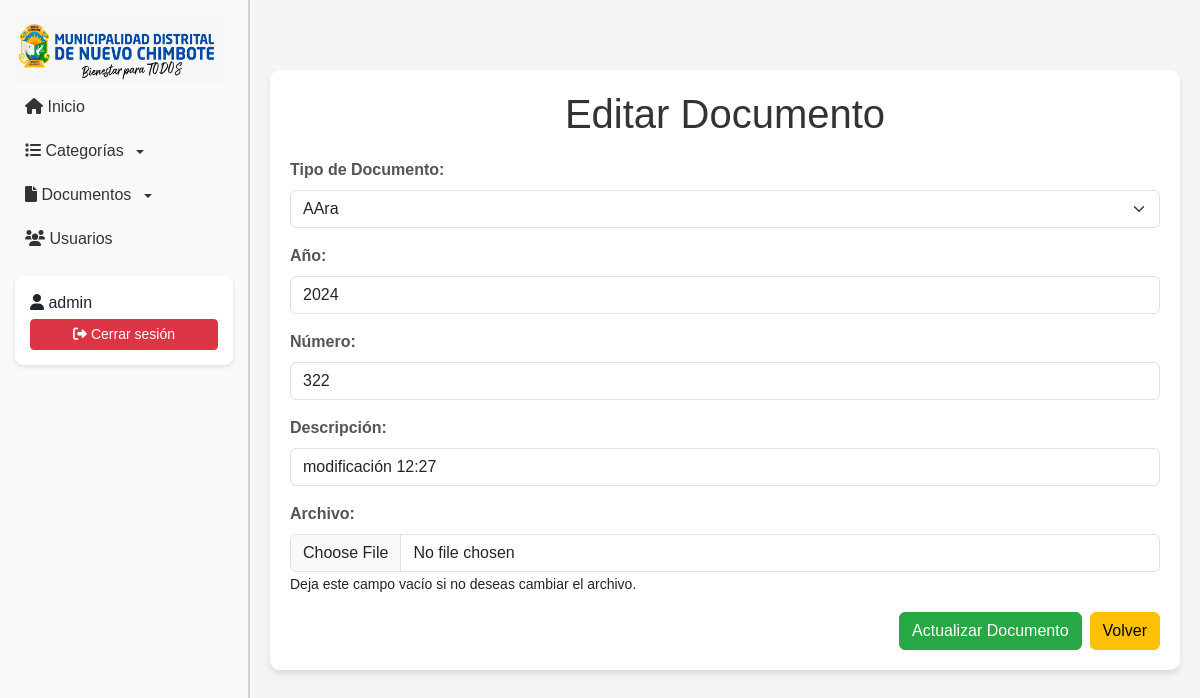
Page /admin/editar_documento.php?id=41 (signed in) on the committed database.
### tables this page shows
CREATE TABLE `documentos` (
  `id` int(10) UNSIGNED NOT NULL,
  `tipo` char(2) NOT NULL,
  `anno` char(4) NOT NULL,
  `numero` int(10) UNSIGNED NOT NULL,
  `fecha` date NOT NULL,
  `descripcion` varchar(255) NOT NULL
);

CREATE TABLE `tipos` (
  `id` int(10) UNSIGNED NOT NULL,
  `codigo` char(20) NOT NULL,
  `nombre` varchar(45) NOT NULL,
  `prefijo` char(2) NOT NULL,
  `estado` enum('activo','inactivo') NOT NULL DEFAULT 'activo'
);

### admin/editar_documento.php (the view, shortened to what this page needs)
<?php
require_once __DIR__ . '/../connection/db.php';
$id = $_GET['id'] ?? null;
$sql = "SELECT * FROM documentos WHERE id = :id";
$stmt = $pdo->prepare($sql);
$stmt->bindParam(':id', $id);
$stmt->execute();
$documento = $stmt->fetch(PDO::FETCH_ASSOC);
$sql = "SELECT prefijo, nombre FROM tipos WHERE estado = 'activo'";
$stmt = $pdo->query($sql);
$tipos = $stmt->fetchAll(PDO::FETCH_ASSOC);
?>
<!DOCTYPE html>
<html lang="es">
<head>
    <link rel="stylesheet" href="https://cdnjs.cloudflare.com/ajax/libs/font-awesome/6.0.0-beta3/css/all.min.css">
    <link href="https://cdn.jsdelivr.net/npm/bootstrap@5.3.3/dist/css/bootstrap.min.css" rel="stylesheet"
>
    <link rel="stylesheet" href="../public/css/editar_documento.css">
</head>
<body>
    <?php include_once '../templates/navbarAdmin.php'; ?>
    <div class="content">
        <div class="container">
            <h1>Editar Documento</h1>
            <form action="update_documento.php" method="POST" enctype="multipart/form-data">
                <div class="mb-3">
                    <label for="tipos" class="form-label">Tipo de Documento:</label>
                    <select name="tipos" id="tipos" class="form-select" required>
                        <?php foreach ($tipos as $tipo): ?>
                            <option value="<?= htmlspecialchars($tipo['prefijo']) ?>"
                                <?= $documento['tipo'] == $tipo['prefijo'] ? 'selected' : '' ?>>
                                <?= htmlspecialchars($tipo['nombre']) ?>
                            </option>
                        <?php endforeach; ?>
                    </select>
                </div>
                <div class="mb-3">
                    <label for="anno" class="form-label">Año:</label>
                    <input type="text" name="anno" id="anno" class="form-control"
                        value="<?= htmlspecialchars($documento['anno']) ?>" required>
                </div>
                <div class="mb-3">
                    <label for="numero" class="form-label">Número:</label>
                    <input type="text" name="numero" id="numero" class="form-control"
                        value="<?= htmlspecialchars($documento['numero']) ?>" required>
                </div>
                <div class="mb-3">
                    <label for="descripcion" class="form-label">Descripción:</label>
                    <input type="text" name="descripcion" id="descripcion" class="form-control"
                        value="<?= htmlspecialchars($documento['descripcion']) ?>" required>
                </div>
                <div class="mb-3">
                    <label for="archivo" class="form-label">Archivo:</label>
                    <input type="file" name="archivo" id="archivo" class="form-control">
                    <small>Deja este campo vacío si no deseas cambiar el archivo.</small>
                </div>
                <div class="modal-footer d-grid gap-2 d-md-flex justify-content-md-end">
                    <button type="submit" class="btn btn-success">Actualizar Documento</button>
                    <a type="button" href="VerDocumentos.php" class="btn btn-warning">Volver</a>
                </div>
            </form>
        </div>
    </div>
</body>
</html>

### public/css/editar_documento.css (style rules this page uses)
body { background-color: #f5f5f5; font-family: Arial, sans-serif; }
.container { background-color: #ffffff; padding: 20px; border-radius: 10px; box-shadow: 0 4px 6px rgba(0, 0, 0, 0.1); margin-top: 50px; }
h1 { text-align: center; margin-bottom: 20px; color: #333; }
.form-label { font-weight: bold; color: #555; }
.btn-success { background-color: #28a745; border-color: #28a745; }
.btn-warning { background-color: #ffc107; border-color: #ffc107; }

### templates/navbarAdmin.php (style rules this page uses)
.content { margin-left: 250px; padding: 20px; margin-top: 0; }
body { margin: 0; padding-top: 0 !important; }

### rows in the picture
documentos: tipos "AAra", anno "2024", numero "322", descripcion "modificación 12:27"

### other values in the picture
$_SESSION['username'] "admin"
